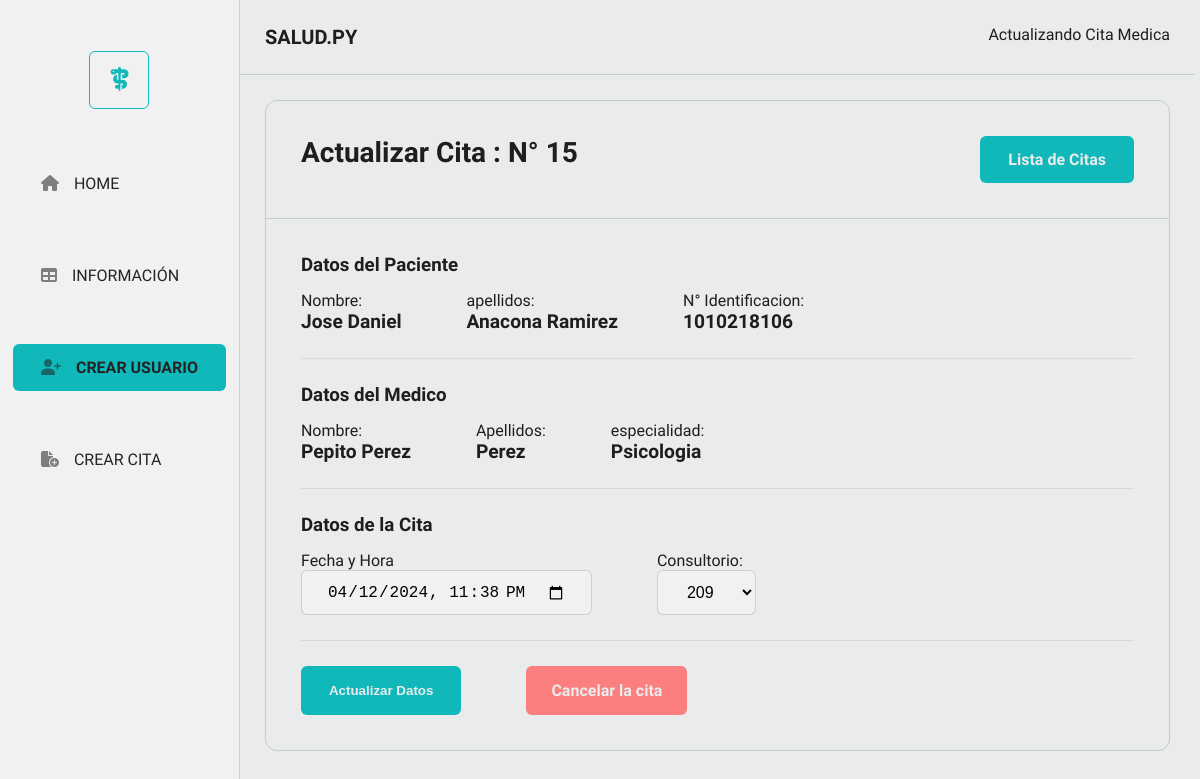
Before: /citas/update/15 with the older database file.
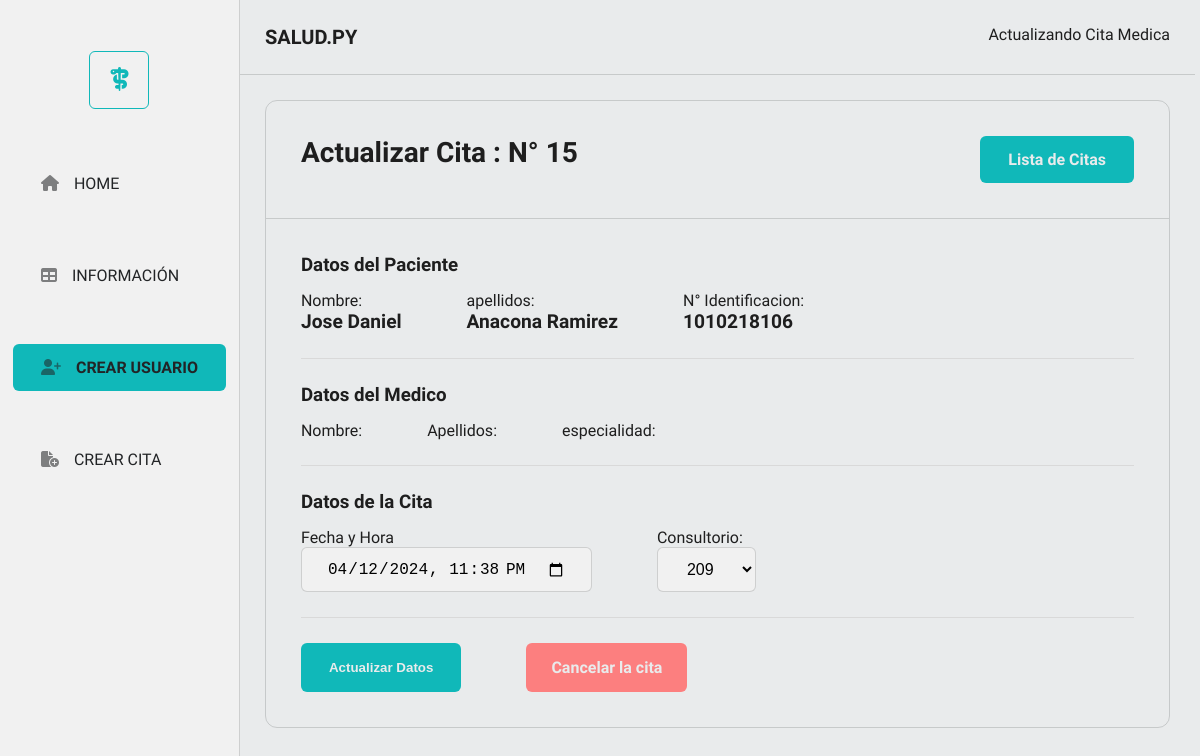
After: the same page with the newer database file.
### app/models.py (models this page shows)
class Medico(db.Model):
    __tablename__='medicos'
    id = db.Column(db.Integer, primary_key = True )
    nombres = db.Column(db.String(120), nullable = True )
    apellidos = db.Column(db.String(120), nullable = True)
    tipo_identificacion = db.Column(db.String(4), nullable = True)
    numero_identificacion = db.Column(db.Integer)
    registro_medico = db.Column(db.Integer)
    especialidad = db.Column(db.String(50))
    citas = db.relationship("Cita" , backref = "medico" )

### app/routes.py (the view)
@app.route('/citas/update/<int:id>', methods = ['GET', 'POST'])
def update_cita(id):
    cita_update = Cita.query.get(id)
    consultorios = Consultorio.query.all()
    if(request.method == 'GET'):
        return render_template('citas/citas_update.html', cita_update = cita_update, consultorios = consultorios)
    elif(request.method == 'POST'):
        cita_update.fecha = datetime.strptime(request.form['data'], '%Y-%m-%dT%H:%M')
        cita_update.consultorio_id = request.form['consultorio']
        db.session.commit()
        flash('Cita Medica Actualizada', 'upgrade')
        return redirect('/citas')

### app/templates/citas/citas_update.html (shortened to what this page needs)
<!DOCTYPE html>
<html lang="en">
  <head>
    <link rel="stylesheet" href="{{ url_for('static', filename='styles.css' )}}">
    <link rel="stylesheet" href="{{ url_for('static', filename='navs/menuLeft.css')}}">
    <link rel="stylesheet" href="{{ url_for('static', filename = 'forms/formCrear.css')}}">
    <link rel="stylesheet" href="{{url_for('static', filename='modals/messages.css')}}">
    <link rel="stylesheet" href="{{url_for('static', filename = 'forms/citasUpdate.css')}}"
  </head>
  <body>
    <section class="sectionHomeTable">
      <section class="navLeft">
        <div class="logoNav"><span><i class="fa-solid fa-staff-snake"></i></span></div>
        <div class="navMenuLeft">
          <ul>
            <li><a class="botonLineNone" href="http://127.0.0.1:5000/"><span><i class="fa-solid fa-house"></i></span>HOME</a></li>
            <li><a class="botonLineNone" href="http://127.0.0.1:5000/medicos"><span><i class="fa-solid fa-table"></i></span>INFORMACIÓN</a></li>
            <li><a class="botonPrimary" href="http://127.0.0.1:5000/medicos/create"><span><i class="fa-solid fa-user-plus"></i></span>CREAR USUARIO</a></li>
            <li><a class="botonLineNone" href="http://127.0.0.1:5000/citas/create"><span><i class="fa-solid fa-file-circle-plus"></i></span>CREAR CITA</a></li>
          </ul>
        </div>
      </section>
      <section class="contenidoRight">
        <nav>
          <div class="headerRight">
            <h3>SALUD.PY</h3>
            <p>Actualizando Cita Medica</p>
          </div>
        </nav>
        <section class="sectionForm">
          <article class="articleForm">
            <nav class="navForm">
              <h3 class="titleForm" >Actualizar Cita : N° {{cita_update.id}}</h3>
              <a  class="botonPrimary" href="http://127.0.0.1:5000/citas">Lista de Citas</a>
            </nav>
            <form method="post" action="/citas/update/{{cita_update.id}}" class="formPrimary formUpdate">
              <h3>Datos del Paciente </h3>
              <section class="citaPaciente">
                <p>Nombre: <span>{{cita_update.paciente.nombres}}</span></p>
                <p>apellidos: <span>{{cita_update.paciente.apellidos}}</span></p>
                <p>N° Identificacion: <span>{{cita_update.paciente.numero_identificacion}}</span></p>
              </section>
              <h3>Datos del Medico</h3>
              <section class="citaMedico">
                <p>Nombre: <span>{{cita_update.medico.nombres}}</span></p>
                <p>Apellidos: <span>{{cita_update.medico.apellidos}}</span></p>
                <p>especialidad: <span>{{cita_update.medico.especialidad}}</span></p>
              </section>
              <h3>Datos de la Cita </h3>
              <section class="citaFecha">
                <p> Fecha y Hora <input name="data" type="datetime-local" value="{{cita_update.fecha}}" ></p>
                <p>Consultorio:
                <select name="consultorio" id="">
                  {% for consul in consultorios%}
                  <option value="{{consul.id}}" selected >{{cita_update.consultorio.numero}}</option>
                  {%endfor%}
                </select></p>
              </section>
              <section class="buttonCitas">
                <button type="submit" class="botonPrimary">Actualizar Datos</button>
                <a href="/citas/delete/{{ cita_update.id }}" class="butonPrimary">Cancelar la cita</a>
              </section>
            </form>
          </article>
        </section>
      </section>
    </section>
  </body>
</html>

Changed rows visible on the page:
no longer on this page (row edited): Medico: medico.nombres "Pepito Perez", medico.apellidos "Perez", medico.especialidad "Psicologia"
